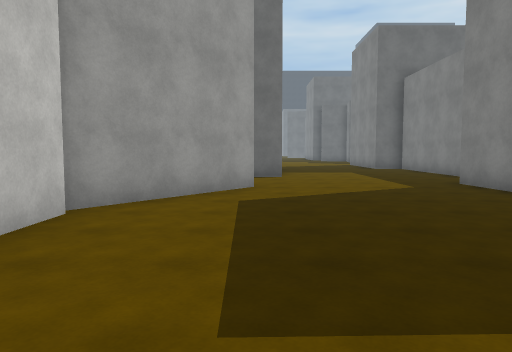
[1] (above)

21 first-person views from a walk through a 3-D level made in the Unity game engine. The camera is 1.5 m above the floor, tilts 4° down and sees 70° across. The floor is counted in squares, 2 m on a side. Each view is taken from the middle of a square. On the plan, view 1 faces up. The plan holds only what a view shows up to about 11 squares ahead; the rest is blank. The place goes on beyond the plan. The player character is not drawn. Surface patterns are stand-ins for the level's own textures.

[2]
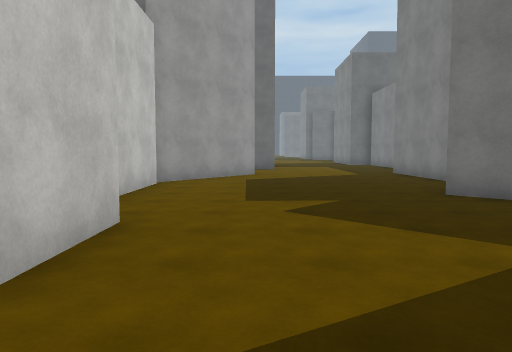

[3]
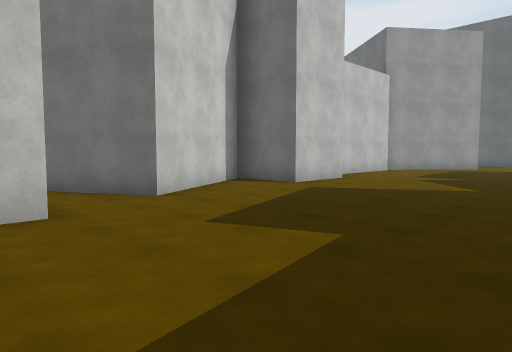

[4]
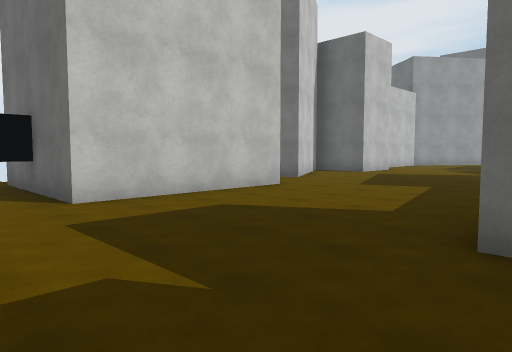

[5]
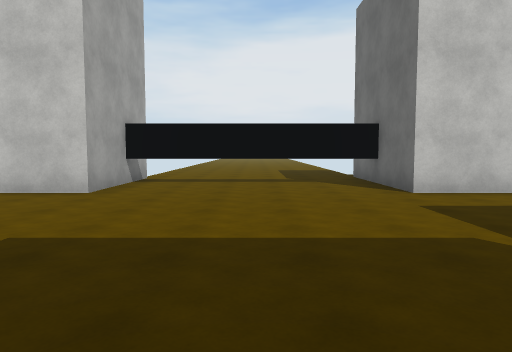

[6]
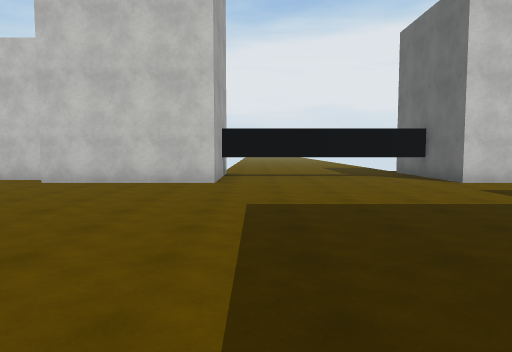

[7]
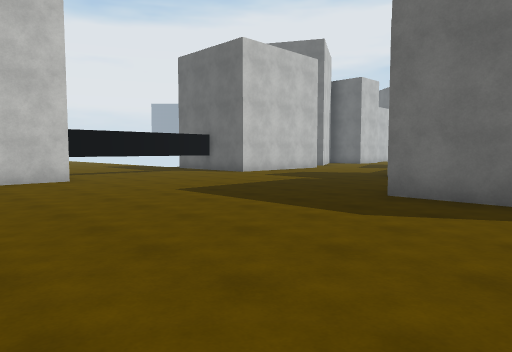

[8]
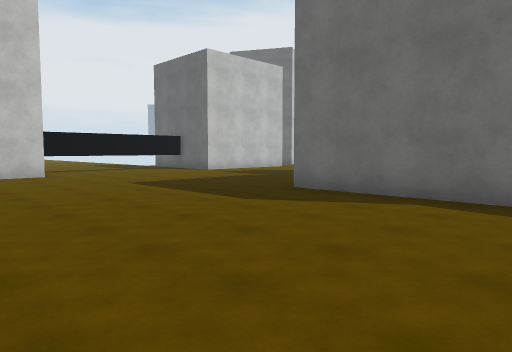

[9]
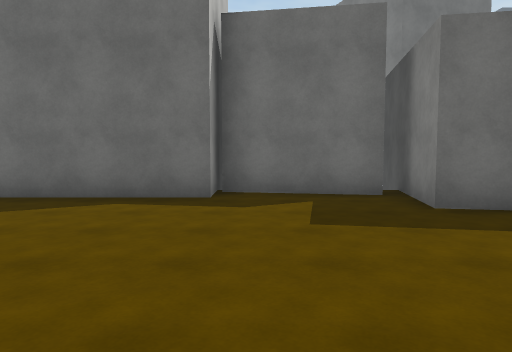

[10]
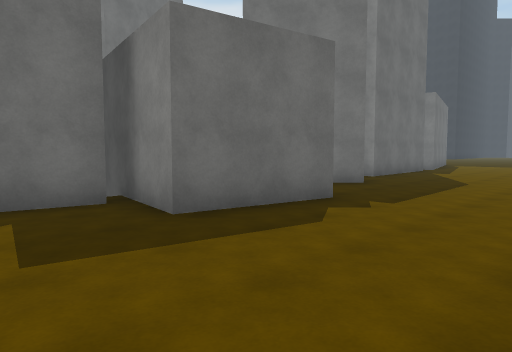

[11]
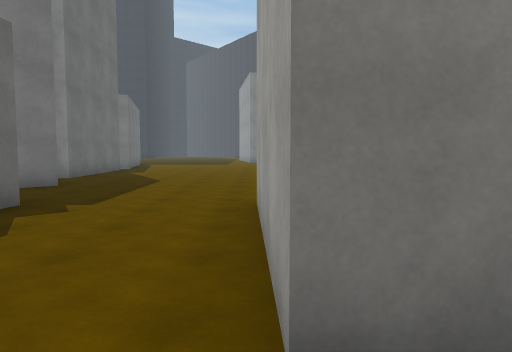

[12]
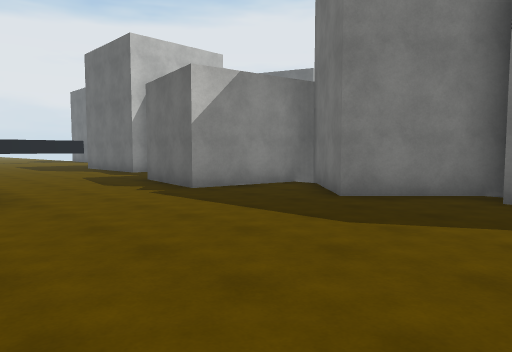

[13]
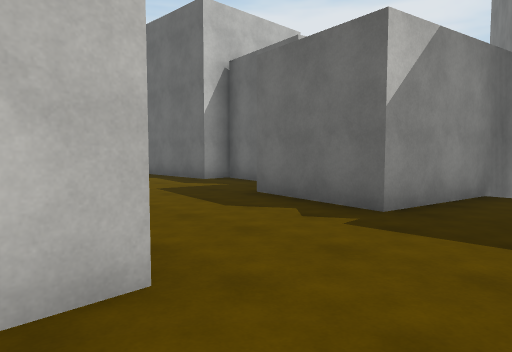

[14]
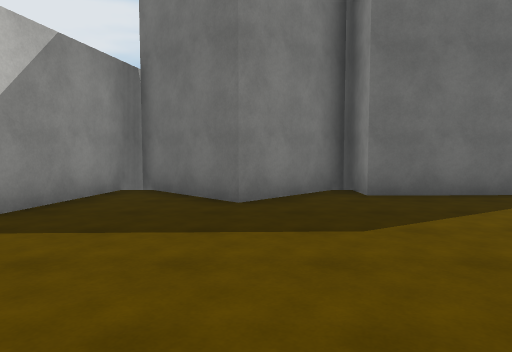

[15]
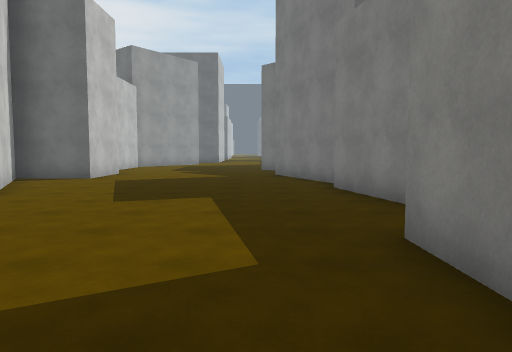

[16]
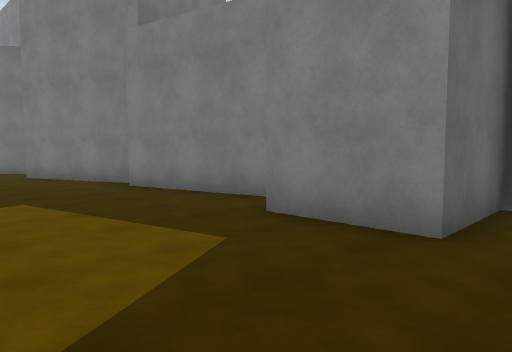

[17]
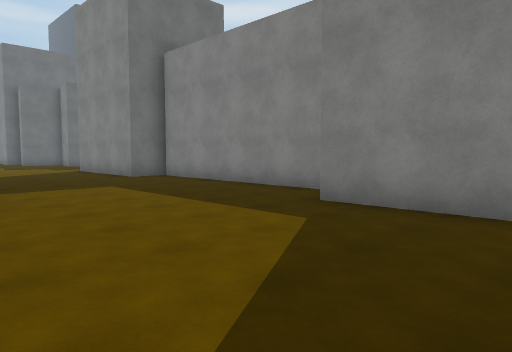

[18]
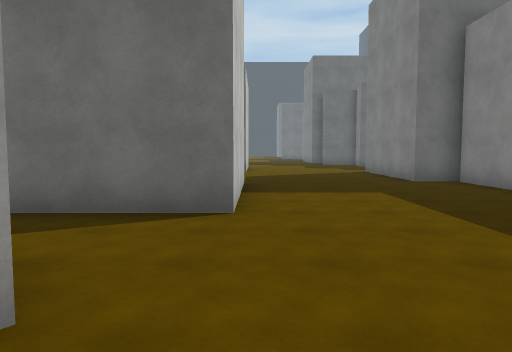

[19]
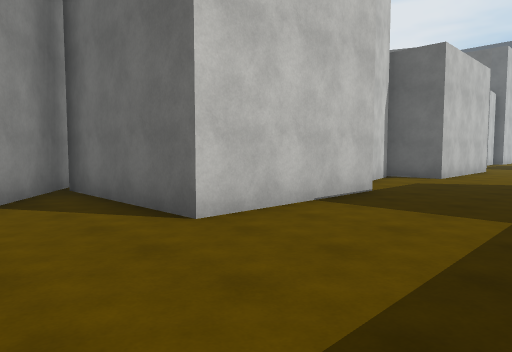

[20]
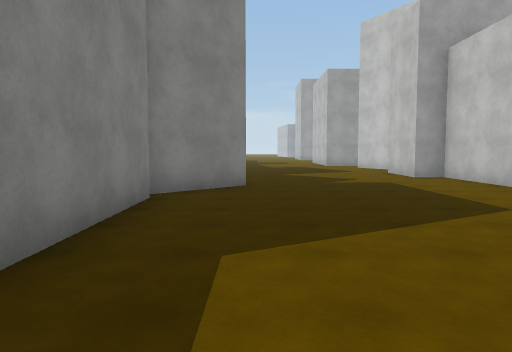

[21]
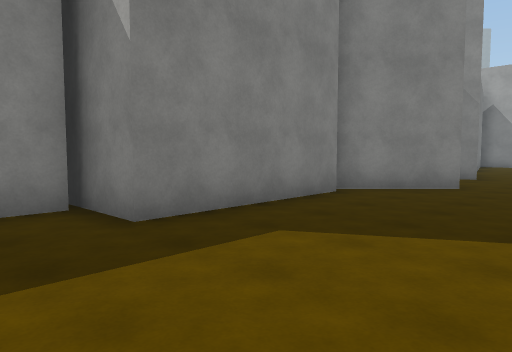

### Floor plan
Points are (right, up) in squares from view 1. A wall is a line through its corners. A room is listed if a view was taken in it or the views show most of it. See-through windows are left out.
Room 1 (views 1, 2, 3, 4, 5, 6, 7, 8, 9, 10, 11, 12, 13, 14, 15, 16, 17, 18, 19, 20, 21)
walls: (3.9, 1.5) (3.2, 2.2) (5, 3.9); (4.9, -4.1) (3.6, -0.5); (4.7, 4.2) (4.6, 8.2) (6.5, 8.3); (5.3, -8) (4.6, -4.5); (0, 7.6) (-2.3, 4.6) (-2.3, -0.2) (-1.4, -0.2) (-1.4, -2.2) (-3.4, -2.2) (-1.4, -5.9) (-3.4, -7); (5.9, 8.4) (5.9, 14.9) (4.9, 14.9) (4.9, 17); (-0.4, -7.8) (-0.4, -12.2) (-3.5, -12.2); (7, -11) (4.3, -11) (4.3, -8.9); (-3.5, 10.2) (-2, 9); (-2.3, -12.1) (-2.3, -18); (0.7, 14.4) (0.7, 10.3) (-3.4, 10.3); (10.3, -13.8) (10.3, -15.2) (6.2, -15.2); (13.1, -14.9) (10.3, -14.4); (16.6, -13.1) (16, -16.8) (13.3, -16.3) (14, -12.4); (-0.7, 17.9) (-0.3, 16.4); (-3.5, -17.9) (-0.4, -17.9) (-0.4, -21.5); (0.7, 20.2) (0.7, 18.3) (-0.9, 18.3); (20.8, -13.7) (18.8, -15.8) (16.7, -13.8); (12.2, -21) (12.2, -20.1) (16.2, -20) (16.2, -20.8); (22.6, -14.9) (20.9, -15) (20.8, -13.4)

Where each view was taken, in squares from view 1:
view 1: 0 up, 0 right, facing up
view 2: 4 down, 0 right, facing up
view 3: 9 down, 4 right, facing up-left
view 4: 14 down, 5 right, facing up-left
view 5: 15 down, 6 right, facing left
view 6: 17 down, 8 right, facing left
view 7: 21 down, 9 right, facing up-left
view 8: 21 down, 11 right, facing up-left
view 9: 21 down, 11 right, facing up
view 10: 20 down, 11 right, facing up-right
view 11: 20 down, 11 right, facing right
view 12: 21 down, 22 right, facing up-left
view 13: 21 down, 18 right, facing up-left
view 14: 21 down, 19 right, facing up
view 15: 12 down, 3 right, facing up
view 16: 12 down, 1 right, facing up-right
view 17: 5 up, 0 right, facing up-right
view 18: 6 up, 1 right, facing up
view 19: 8 up, 4 right, facing up-left
view 20: 10 up, 3 right, facing down
view 21: 10 up, 1 right, facing down-right
